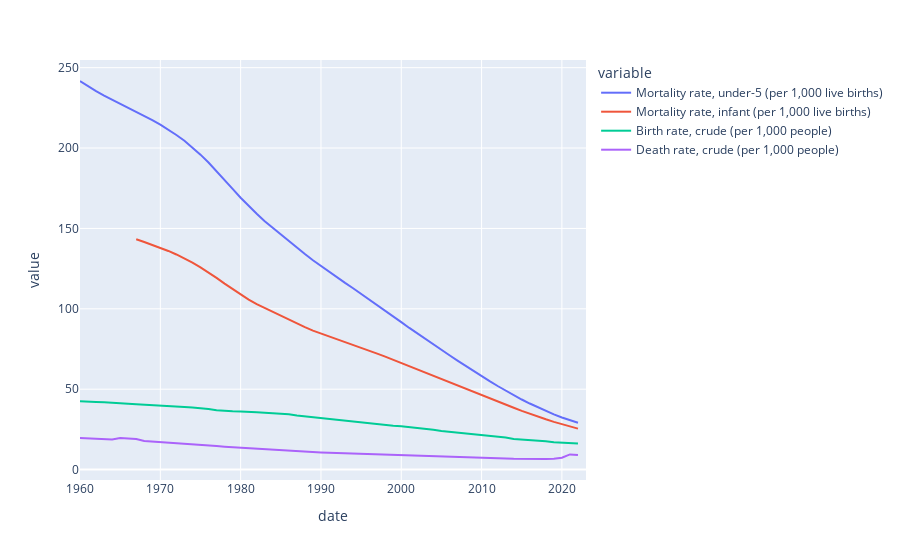

Source (notebook cell):
### Code cell
SOURCE = 16

indicators = wbdata.get_indicators(source=SOURCE)
indicators

variable_labels = {"SH.DYN.MORT":'Mortality rate, under-5 (per 1,000 live births)',
#"SP.POP.TOTL":"India Population",  
'SP.DYN.IMRT.IN': 'Mortality rate, infant (per 1,000 live births)',
#'SP.DYN.LE00.IN': 'Life expectancy at birth, total (years)',
#'SP.DYN.TFRT.IN': 'Fertility rate, total (births per woman)',
'SP.DYN.CBRT.IN':'Birth rate, crude (per 1,000 people)',
'SP.DYN.CDRT.IN':'Death rate, crude (per 1,000 people)'}
#SP.POP.GROW           Population growth (annual %)
india_rate = wbdata.get_dataframe(variable_labels, country="IND",parse_dates=True)

# display a few years' data
#india_rate.head()
india_rate.plot(kind='line')
